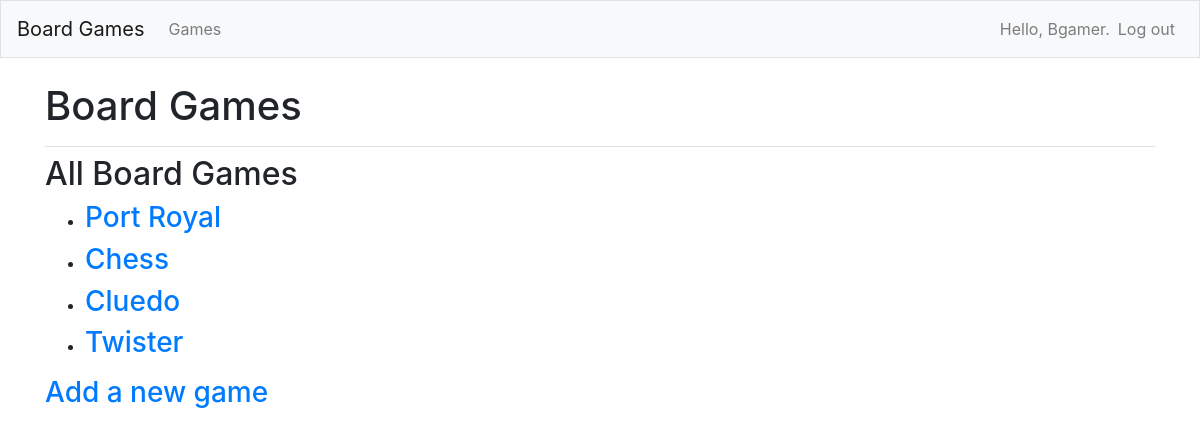
Screenshot of /games/ (signed in) with the database file from the repository.
### boardgames/models.py (models this page shows)
class Game(models.Model):
    text = models.CharField(max_length=250)
    owner = models.JSONField(default="owner")
    date_added = models.DateTimeField(auto_now_add=True)
    def __str__(self):
        return self.text

### boardgames/views.py (the view)
# urls.py: path('games/', views.games, name='games'),
@login_required
def games(request):
    games = Game.objects.order_by('-date_added')
    context = {'games': games}
    return render(request, 'boardgames/games.html', context)

### boardgames/templates/boardgames/games.html
{% extends "boardgames/base.html" %}
{% block page_header %}
  <h1>Board Games</h1>
{% endblock page_header %}
{% block content %}
<h2>All Board Games</h2>
<ul>
    {% for game in games %}
        <li><h3>
            <a href="{% url 'boardgames:game' game.id %}">{{ game }}</a>
        </h3></li>
    {% empty %}
        <li><h3>No games have been added yet.</h3></li>
    {% endfor %}
    </ul>
    <h3><a href="{% url 'boardgames:new_game' %}">Add a new game</a></h3>
{% endblock content %}

### boardgames/templates/boardgames/base.html (shortened to what this page needs)
{% load bootstrap4 %}
<!doctype html>
<html lang="en">
<head>
  {% bootstrap_css %}
</head>
<body>
    <nav class="navbar navbar-expand-md navbar-light bg-light mb-4 border">
      <a class="navbar-brand" href="{% url 'boardgames:index'%}">
          Board Games</a>
        <div class="collapse navbar-collapse" id="navbarCollapse">
            <ul class="navbar-nav mr-auto">
              <li class="nav-item">
                <a class="nav-link" href="{% url 'boardgames:games'%}">
                    Games</a></li>
            </ul>
            <ul class="navbar-nav ml-auto">
                {% if user.is_authenticated %}
                  <li class="nav-item">
                    <span class="navbar-text"}">Hello, {{ user.username }}.</span>
                  </li>
                  <li class="nav-item">
                    <a class="nav-link" href="{% url 'users:logout' %}">Log out</a>
                  </li>
                {% else %}
                  <li class="nav-item">
                    <a class="nav-link" href="{% url 'users:register' %}">Register</a>
                  </li>
                  <li class="nav-item">
                    <a class="nav-link" href="{% url 'users:login' %}">Log in</a></li>
                {% endif %}
              </ul>
            </div>
          </nav>
          <main role="main" class="container">
            <div class="pb-2 mb-2 border-bottom">
              {% block page_header %}{% endblock page_header %}
            </div>
            <div>
              {% block content %}{% endblock content %}
            </div>
          </main>
        </body>
        </html>

### rows the page displays
Game: text "Port Royal"
Game: text "Chess"
Game: text "Cluedo"
Game: text "Twister"

### other values shown
{{ user.username }} "Bgamer"
